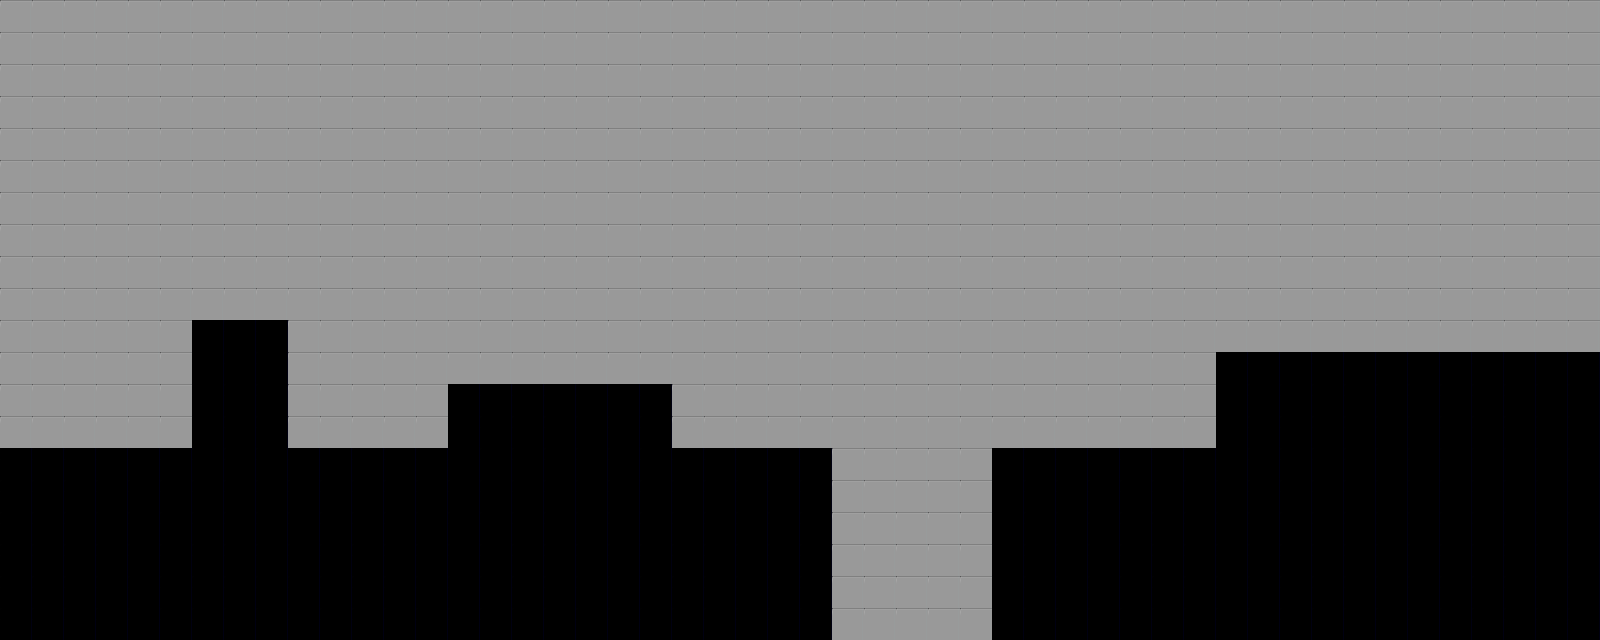

This is a level from a 2D game, rendered from its Tiled map with the project's own tilesets. A one-line summary and the map file follow, with tile-layer data summarised:
An orthogonal 50x20 tile map with 32x32 px tiles, 2 tile layers (background, collidable), 2 tilesets.

<map version="1.0" orientation="orthogonal" width="50" height="20" tilewidth="32" tileheight="32">
 <tileset firstgid="1" name="mytuyuan" tilewidth="32" tileheight="32">
  <image source="mytuyuan.png" width="128" height="64" />
 </tileset>
 <tileset firstgid="9" name="hero" tilewidth="32" tileheight="32">
  <image source="hero.png" width="32" height="32" />
  <tile id="0">
   <properties>
    <property name="Collidable" value="true" />
   </properties>
  </tile>
 </tileset>
 <layer name="background" width="50" height="20">
  <data>[1000 cells, 1000 non-empty, 2 distinct tile ids]</data>
 </layer>
 <layer name="collidable" width="50" height="20" opacity="0">
  <data>[1000 cells, 332 non-empty, 1 distinct tile ids]</data>
 </layer>
</map>
